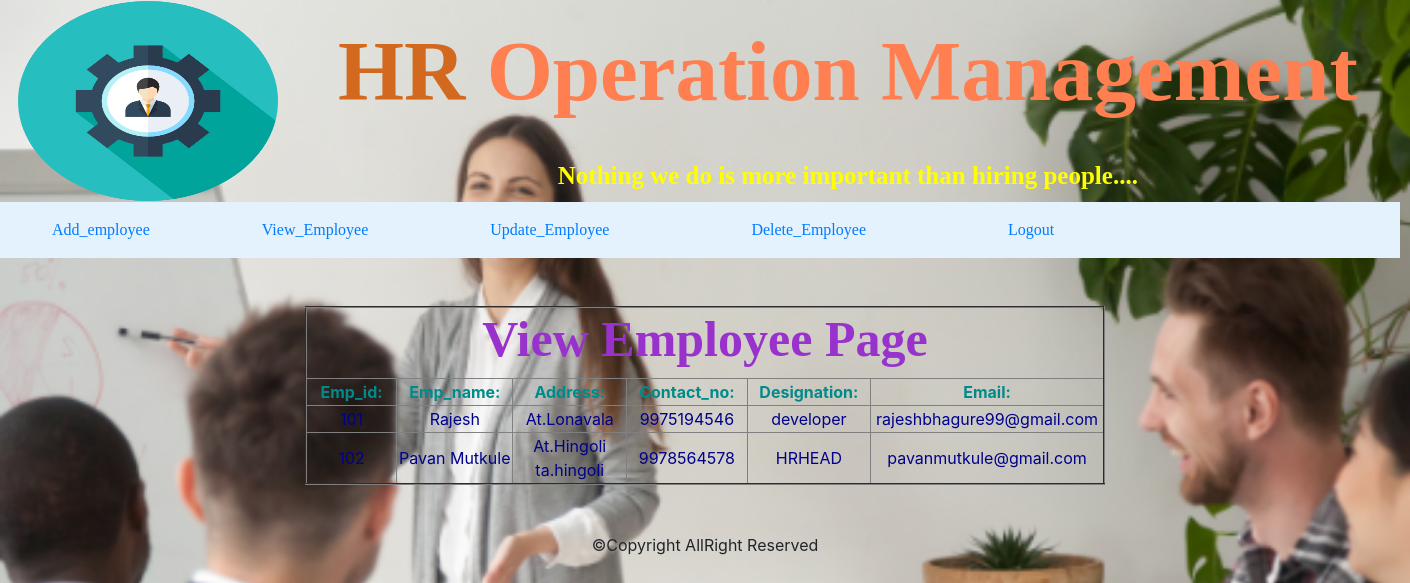
/view_employee/ (signed in), run on the app's committed database.
### adminapp/models.py (models this page shows)
class EmployeeModel(models.Model):
    id=models.IntegerField(unique=True,primary_key=True,)
    Emp_name=models.CharField(max_length=30)
    address=models.CharField(max_length=100)
    contactno=models.CharField(unique=True,max_length=12)
    Designation=models.CharField(max_length=30)
    email=models.EmailField()
    password=models.CharField(max_length=30)

### adminapp/views.py (the view, shortened to what this page needs)
# urls.py: path('view_employee/',views.view_employee.as_view(),name='view_employee'),
class view_employee(View):
    def get(self,request):
        return render(request,"view_employee.html",{"qs":EmployeeModel.objects.all()})

### templates/view_employee.html (shortened to what this page needs)
{% load static %}
{% if request.session.admin_id %}
<!doctype html>
<html lang="en">
  <head>
    <link rel="stylesheet" href="https://stackpath.bootstrapcdn.com/bootstrap/4.4.1/css/bootstrap.min.css">
  </head>
  <body>
  <table align="center" border="0" width="1400" >
      <tr>
          <th rowspan="2" style="text-align: center">
              <img src="{% static 'images/hr-icon-67.png' %}" height="200" width="260">
          </th>
          <th><h1 style="font-family: 'Agency FB'; color: coral;;font-size:85px">
              <b><span style="color: chocolate">HR</span> Operation Management</b>
          </h1></th>
      </tr>
      <tr>
      <th style="color: yellow;font-size: 25px;font-family: 'Arial Rounded MT Bold';">
          <marquee>
            Nothing we do is more important than hiring people....
          </marquee>
      </th>
  </tr>
  </table>
   {% include 'admin_comman.html' %}
  <br><br>
  <table align="center" border="2" width="800">
       <tr>
          <th colspan="6" style="text-align: center">
            <h1 style="text-align: center;font-family: 'Agency FB';color:darkorchid;font-size: 50px"><b>View Employee Page</b></h1>
          </th>
      </tr>
      <tr>
          <th>
              Emp_id:
          </th>
          <th>
              Emp_name:
          </th>
          <th>
              Address:
          </th>
          <th>
              Contact_no:
          </th>
          <th>
              Designation:
          </th>
          <th>
              Email:
          </th>
      </tr>
      {% for x in qs %}
          <tr>
          <td>
              {{ x.id}}
          </td>
              <td>
                  {{ x.Emp_name }}
              </td>
              <td>
                  {{ x.address }}
              </td>
                <td>
                  {{ x.contactno }}
              </td>
          <td>
                  {{ x.Designation }}
              </td>
          <td>
                  {{ x.email }}
              </td>
          </tr>
      {% endfor %}
  </table>
      <br><br>
   <footer style="text-align: center"><span>&copy;Copyright AllRight Reserved</span></footer>
  </body>
</html>
{% endif %}

### templates/admin_comman.html (shortened to what this page needs)
<!DOCTYPE html>
<html lang="en">
<head>
</head>
<body>
<div style="text-align: center;width:1400px; width: 1400px">
<nav id="navbar-example2"class="navbar navbar-light" style="background-color: #e3f2fd;">
  <ul class="nav nav-pills">
          <li class="nav-item" >
              <a class="nav-link" href="{% url 'add_employee' %}" style="margin-left: 20px;font-family: Elephant" >Add_employee</a>
          </li>
            <li class="nav-item" style="margin-left:80px;font-family: Elephant" >
                <a class="nav-link"href="{% url 'view_employee' %}" >View_Employee</a>
             </li>
      <li class="nav-item" style="margin-left:90px ;font-family: Elephant">
                <a class="nav-link" href="{% url 'update_employee' %}" >Update_Employee</a>
        </li>
      <li class="nav-item" style="margin-left:110px;font-family: Elephant">
                <a class="nav-link" href="{% url 'delete_employee' %}" >Delete_Employee</a>
        </li>
      <li class="nav-item" style="margin-left:110px;font-family: Elephant">
          {% if request.session.admin_id %}
                <a class="nav-link" href="{% url 'logout' %}" >Logout</a>
          {% endif %}
        </li>
      </ul>
</nav></div>
</body>
</html>

### data on the page
EmployeeModel: Emp_name "Rajesh", address "At.Lonavala", contactno "9975194546", Designation "developer", email "rajeshbhagure99@gmail.com"
EmployeeModel: id "102", Emp_name "Pavan Mutkule", address "At.Hingoli ta.hingoli", contactno "9978564578", Designation "HRHEAD", email "pavanmutkule@gmail.com"
